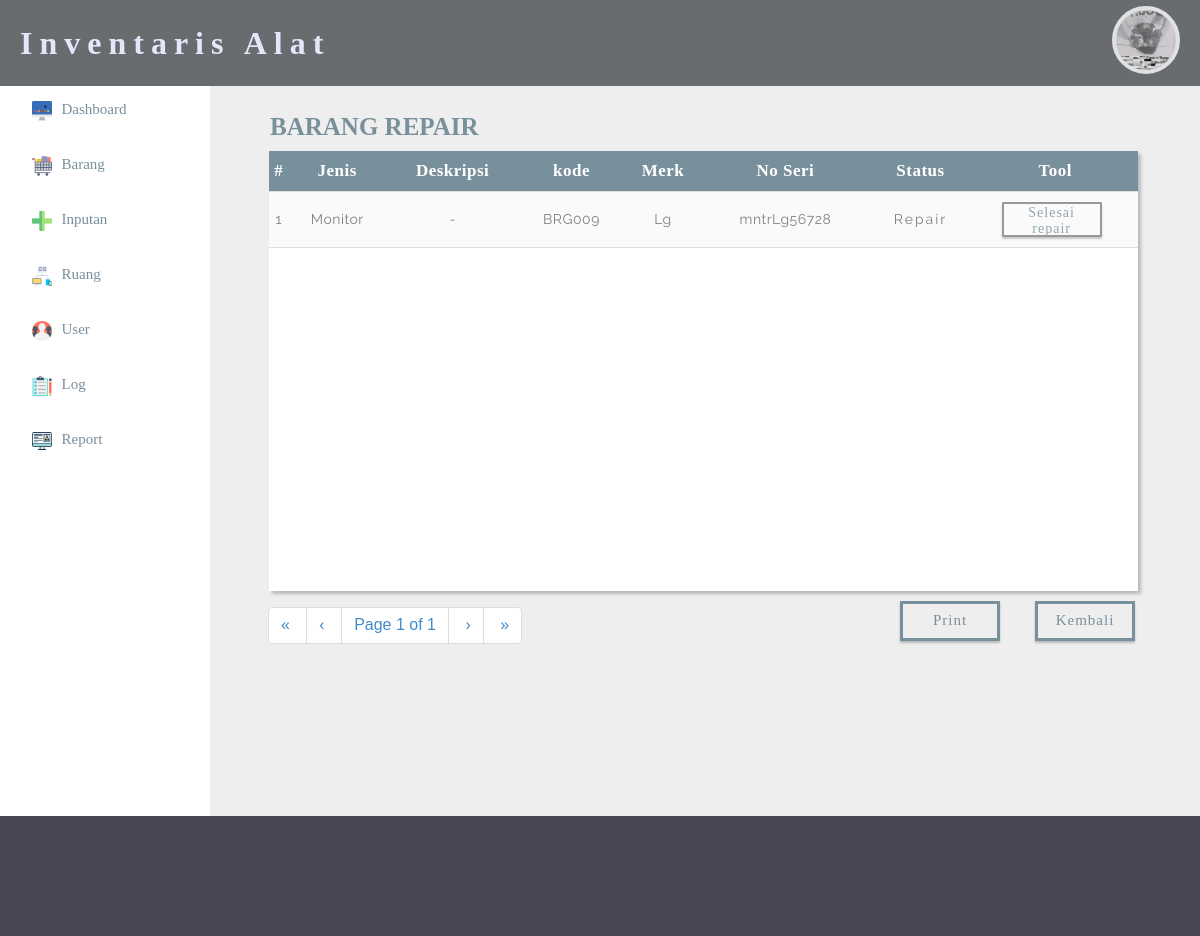
Screenshot of /admin/barang_repair.php (signed in) with the database file from the repository.
### tables this page shows
CREATE TABLE IF NOT EXISTS `barang` (
  `id` int(10) NOT NULL AUTO_INCREMENT,
  `id_jenis` varchar(30) NOT NULL,
  `deskripsi_brg` text NOT NULL,
  `kode_brg` varchar(10) NOT NULL,
  `merk_brg` varchar(20) NOT NULL,
  `no_seri` varchar(30) NOT NULL,
  `status_brg` varchar(20) NOT NULL,
  PRIMARY KEY (`id`)
);

CREATE TABLE IF NOT EXISTS `jenis_brg` (
  `id_jenis` int(11) NOT NULL AUTO_INCREMENT,
  `nama` varchar(50) NOT NULL,
  `keterangan` varchar(30) NOT NULL,
  PRIMARY KEY (`id_jenis`)
);

### admin/barang_repair.php (the view, shortened to what this page needs)
<?php
	include 'session.php';
	include 'pagination.php';
        $sql = "SELECT * FROM barang INNER JOIN jenis_brg ON barang.id_jenis=jenis_brg.id_jenis WHERE barang.status_brg='repair' ORDER BY barang.merk_brg DESC";
	 	$result = mysql_query($sql);
        $rpp = 10;
        $reload = "barang_repair.php?pagination=true&page=1";
        $page = intval($_GET["page"]);
        if($page<=0) $page = 1;
        $tcount = mysql_num_rows($result);
        $tpages = ($tcount) ? ceil($tcount/$rpp) : 1;
        $count = 0;
        $i = ($page-1)*$rpp;
        $no_urut = ($page-1)*$rpp;
 ?>
 <html>
 <head>
 	<link rel="stylesheet" type="text/css" href="../css/admin_css.css">
 	<link rel="stylesheet" type="text/css" href="../css/table.css">
 	<link rel="stylesheet" type="text/css" href="../css/bootstrap.css">
 </head>
 <body>
 <?php
    include 'header.php';
  ?>
	 <div class="a">
	 	<h1>Barang Repair</h1>
	 	<div class="a3">
	 		<table>
	 			<tr>
	 				<th>#</th>
	 				<th>Jenis</th>
	 				<th>Deskripsi</th>
	 				<th>kode</th>
	 				<th>Merk</th>
	 				<th>No Seri</th>
	 				<th>Status</th>
	 				<th>Tool</th>
	 			</tr>
	 			<?php
                    while(($count<$rpp) && ($i<$tcount)) {
                        $data = mysql_fetch_array($result);
                    ?>
                    <tr>
                        <td>
                            <?php echo ++$no_urut;?>
                        </td>
                        <?php
                        echo "<td>". $data['nama'] ."</td>";
                        echo "<td>". $data['deskripsi_brg'] . "</td>";
                        echo "<td>". $data['kode_brg'] ."</td>";
                        echo "<td>". $data['merk_brg'] ."</td>";
                        echo "<td>". $data['no_seri'] ."</td>";
                        if ($data['status_brg']=='baru') { ?>
                            <td style="color: #00E676; letter-spacing: 2px;" width='12%'>Baru</td>
                        <?php } elseif ($data['status_brg']=='selesai repair') { ?>
                            <td style="color: #FF9800; letter-spacing: 2px;" width='12%'>Selesai Repair</td>
                        <?php } elseif ($data['status_brg']=='terbuang') { ?>
                            <td style="color: #424242; letter-spacing: 2px;" width='12%'>Terbuang</td>
                        <?php } elseif ($data['status_brg']=='rusak') { ?>
                            <td style="color: #EF5350; letter-spacing: 2px;" width='12%'>Rusak</td>
                        <?php } else { ?>
                            <td style="color: grey; letter-spacing: 2px;" width='12%'>Repair</td>
                         <?php }
 				 		echo "<td width='19%'><a href='selesai_repair.php?id=". $data['id'] ."'><button id='plus' onclick='return konfirmasi()'>Selesai repair</button></a>";
                         ?>
                    </tr>
                    <?php
                        $i++;
                        $count++;
                    }
                    ?>
	 		</table>
	 	</div>
	 	<div class="pagination" style="float: left; margin-left: 22px; margin-top: -4px;"><?php echo paginate_one($reload, $page, $tpages); ?></div>
	    <a href="inventori.php"><button>Kembali</button></a>
        <a href="laporan_barang_repair.php"><button>Print</button></a>
     </div>
  <?php
	 	include 'sisi.php';
	  ?>
 <div class="c">
 </div>
 </body>
 </html>

### css/admin_css.css (style rules this page uses)
body { margin: 0; padding: 0; font-family: helvetica; }
.a { width: 77%; padding-top: 10px; padding-left: 3%; padding-right: 2.5%; height: 720px; float: right; background-color: #eee; }
.c { width: 100%; background-color: rgb(70, 71, 82); padding: 5%; float: right; }
.a a { text-decoration: none; }
.a3 { width: 62%; height: 440px; background-color: white; float: left; margin-top: 20px; margin-left: 2.5%; }
.pagination { display: inline-block; }

### css/table.css (style rules this page uses)
.a { background-color: #eeeeee; }
.a3 { width: 94%; box-shadow: 3px 3px 3px #bababa;" }
.a3 table { border-collapse: collapse; width: 100%; font-family: railway; }
.a3 table tr:nth-child(even) { background-color: #FAFAFA; color: #263238; }
.a3 th, .a3 td { text-align: left; border-bottom: 1px solid #ddd; border-width: 1px; text-align: center; font-size: 14px; padding-top: 10px; padding-bottom: 10px; color: grey; letter-spacing: 0.5px; }
.a3 th { background-color: #78909C; color: #fff; padding-top: 10px; padding-bottom: 10px; font-size: 17px; font-family: century gothic; }
.a h1 { float: left; color: #78909C; margin-left: 24px; font-family: century gothic; font-size: 25px; margin-bottom: -10px; text-transform: uppercase; }
.a button { width: 100px; height: 40px; margin-top: 10px; margin-right: 35px; border:3px solid #78909C; color: #78909C; font-family: paranoid; font-size: 15px; background-color: transparent; float: right; box-shadow: 0px 2px 2px #bababa; letter-spacing: 1px; }
#plus { font-family: paranoid; margin-top: 0; color: #78909C; width: 100px; height: 35px; border:2px solid grey; border-radius: 2%; font-size: 14px; letter-spacing: 1px; background-color: transparent; opacity: 0.8; }

### rows the page displays
barang: id_jenis.nama "Monitor", deskripsi_brg "-", kode_brg "BRG009", merk_brg "Lg", no_seri "mntrLg56728", status_brg "Repair"

### other values shown
$firstlabel "«"
$prevlabel "‹"
$page "1"
$tpages "1"
$nextlabel "›"
$lastlabel "»"
